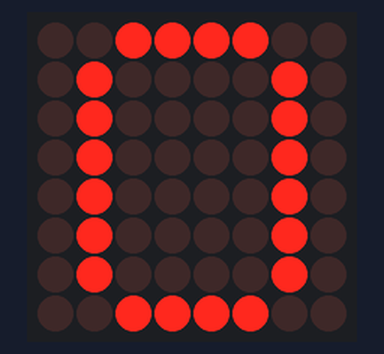
A sketch run on a simulated Arduino Uno, built with avr-gcc and run on an emulated ATmega328P. Parts: 8×8 LED matrix. Wiring (inferred from the names in the program): MAX7219 LED driver (orientation assumed): data pin 8; clock pin 10; CS pin 9.

Above: at 0.1 s.
At 2.1 s:
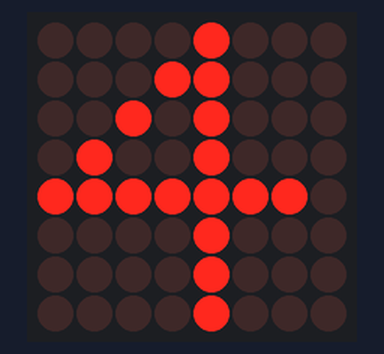
At 4.6 s:
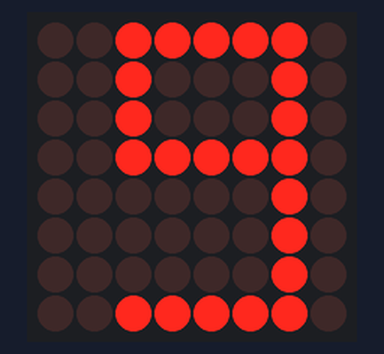
At 9.1 s:
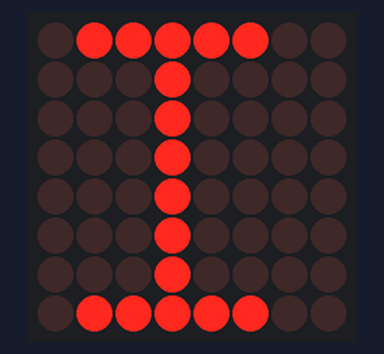
At 13.7 s:
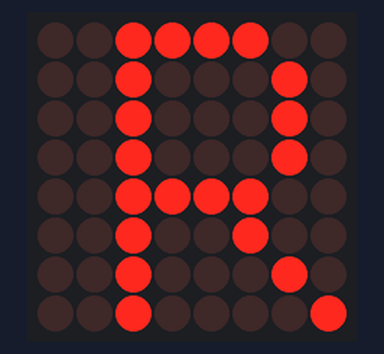
At 18.2 s:
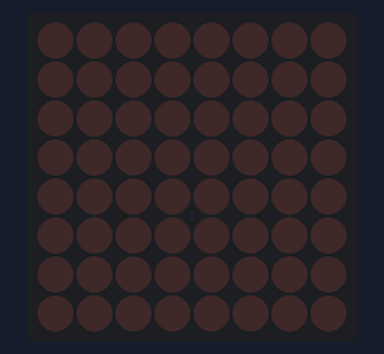

Measured:
- by itself, everything shown: repeats every 19.1 s, in 37 steps
- what the display in image 0 shows lasts 0.5 s, from 0.1 s to 0.6 s
- what the display in image 5 shows lasts 1.0 s, from 18.1 s to 19.1 s

The sketch:

MAX7219.ino
```cpp
int MAXPINCLK = 10; // Define Digital Port 10
int MAXPINCS = 9; // Define Digital Port 9
int MAXPINDIN = 8; // Define Digital Port 8

unsigned char x; //occupies bytes on the memory
unsigned char y; //occupies bytes on the memory

unsigned char disp1[38][8]={
{0x3C,0x42,0x42,0x42,0x42,0x42,0x42,0x3C}, //Char 0
{0x10,0x18,0x14,0x10,0x10,0x10,0x10,0x10}, //Char 1
{0x7E,0x2,0x2,0x7E,0x40,0x40,0x40,0x7E}, //Char 2
{0x3E,0x2,0x2,0x3E,0x2,0x2,0x3E,0x0}, //Char 3
{0x8,0x18,0x28,0x48,0xFE,0x8,0x8,0x8}, //Char 4
{0x3C,0x20,0x20,0x3C,0x4,0x4,0x3C,0x0}, //Char 5
{0x3C,0x20,0x20,0x3C,0x24,0x24,0x3C,0x0}, //Char 6
{0x3E,0x22,0x4,0x8,0x8,0x8,0x8,0x8}, //Char 7
{0x0,0x3E,0x22,0x22,0x3E,0x22,0x22,0x3E}, //Char 8
{0x3E,0x22,0x22,0x3E,0x2,0x2,0x2,0x3E}, //Char 9
{0x8,0x14,0x22,0x3E,0x22,0x22,0x22,0x22}, //Char A
{0x3C,0x22,0x22,0x3E,0x22,0x22,0x3C,0x0}, //Char B
{0x3C,0x40,0x40,0x40,0x40,0x40,0x3C,0x0}, //Char C
{0x7C,0x42,0x42,0x42,0x42,0x42,0x7C,0x0}, //Char D
{0x7C,0x40,0x40,0x7C,0x40,0x40,0x40,0x7C}, //Char E
{0x7C,0x40,0x40,0x7C,0x40,0x40,0x40,0x40}, //Char F
{0x3C,0x40,0x40,0x40,0x40,0x44,0x44,0x3C}, //Char G
{0x44,0x44,0x44,0x7C,0x44,0x44,0x44,0x44}, //Char H
{0x7C,0x10,0x10,0x10,0x10,0x10,0x10,0x7C}, //Char I
{0x3C,0x8,0x8,0x8,0x8,0x8,0x48,0x30}, //Char J
{0x0,0x24,0x28,0x30,0x20,0x30,0x28,0x24}, //Char K
{0x40,0x40,0x40,0x40,0x40,0x40,0x40,0x7C}, //Char L
{0x81,0xC3,0xA5,0x99,0x81,0x81,0x81,0x81}, //Char M
{0x0,0x42,0x62,0x52,0x4A,0x46,0x42,0x0}, //Char N
{0x3C,0x42,0x42,0x42,0x42,0x42,0x42,0x3C}, //Char O
{0x3C,0x22,0x22,0x22,0x3C,0x20,0x20,0x20}, //Char P
{0x1C,0x22,0x22,0x22,0x22,0x26,0x22,0x1D}, //Char Q
{0x3C,0x22,0x22,0x22,0x3C,0x24,0x22,0x21}, //Char R
{0x0,0x1E,0x20,0x20,0x3E,0x2,0x2,0x3C}, //Char S
{0x0,0x3E,0x8,0x8,0x8,0x8,0x8,0x8}, //Char T
{0x42,0x42,0x42,0x42,0x42,0x42,0x22,0x1C}, //Char U
{0x42,0x42,0x42,0x42,0x42,0x42,0x24,0x18}, //Char V
{0x0,0x49,0x49,0x49,0x49,0x2A,0x1C,0x0}, //Char W
{0x0,0x41,0x22,0x14,0x8,0x14,0x22,0x41}, //Char X
{0x41,0x22,0x14,0x8,0x8,0x8,0x8,0x8}, //Char Y
{0x0,0x7F,0x2,0x4,0x8,0x10,0x20,0x7F}, //Char Z
};

void MX7219_WRITE_byte(unsigned char DATA)  {
            unsigned char x;
     digitalWrite(MAXPINCS,LOW);
     for(x=8;x>=1;x--)
          {
             digitalWrite(MAXPINCLK,LOW);
             digitalWrite(MAXPINDIN,DATA&0x80);// Extracting a bit data
             DATA = DATA<<1;
             digitalWrite(MAXPINCLK,HIGH);
           }
}

void MX7219_WRITE(unsigned char address,unsigned char dat) {
        digitalWrite(MAXPINCS,LOW);
        MX7219_WRITE_byte(address);           // The address code of the LED
        MX7219_WRITE_byte(dat);               //The data figure on LED
        digitalWrite(MAXPINCS,HIGH);
}

void InitMAX7219(void) {
 MX7219_WRITE(0x09, 0x00);       //Set decoding BCD
 MX7219_WRITE(0x0a, 0x03);       //Set the brightness
 MX7219_WRITE(0x0b, 0x07);       //Set scan & limit 8 LEDs
 MX7219_WRITE(0x0c, 0x01);       //On power-down mode is 0，normal mode is 1
 MX7219_WRITE(0x0f, 0x00);       //To test display 1 EOT，display 0
}

void setup() {

  pinMode(MAXPINCLK,OUTPUT);
  pinMode(MAXPINCS,OUTPUT);
  pinMode(MAXPINDIN,OUTPUT);
  delay(50);
  InitMAX7219();
}

void loop() {
   for(y=0;y<38;y++) {
   for(x=1;x<9;x++)
    MX7219_WRITE(x,disp1[y][x-1]);
    delay(500);
  }
}
```
